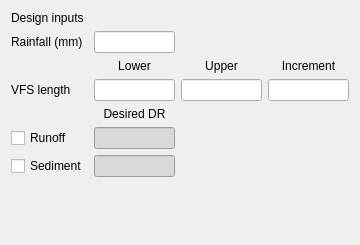
                       <widget class="QWidget" name="scrollAreaWidgetContents_7">
                        <property name="geometry">
                         <rect>
                          <x>0</x>
                          <y>0</y>
                          <width>360</width>
                          <height>245</height>
                         </rect>
                        </property>
                        <layout class="QGridLayout" name="gridLayout_61">
                         <item row="1" column="0">
                          <layout class="QGridLayout" name="gridLayout_53">
                           <item row="2" column="1">
                            <widget class="QLineEdit" name="lower_sensitivity_design">
                             <property name="minimumSize">
                              <size>
                               <width>70</width>
                               <height>0</height>
                              </size>
                             </property>
                             <property name="alignment">
                              <set>Qt::AlignCenter</set>
                             </property>
                            </widget>
                           </item>
                           <item row="2" column="2">
                            <widget class="QLineEdit" name="upper_sensitivity_design">
                             <property name="minimumSize">
                              <size>
                               <width>70</width>
                               <height>0</height>
                              </size>
                             </property>
                             <property name="alignment">
                              <set>Qt::AlignCenter</set>
                             </property>
                            </widget>
                           </item>
                           <item row="2" column="3">
                            <widget class="QLineEdit" name="increment_sensitivity_design">
                             <property name="minimumSize">
                              <size>
                               <width>70</width>
                               <height>0</height>
                              </size>
                             </property>
                             <property name="alignment">
                              <set>Qt::AlignCenter</set>
                             </property>
                            </widget>
                           </item>
                           <item row="1" column="1">
                            <widget class="QLabel" name="label_65">
                             <property name="text">
                              <string>Lower</string>
                             </property>
                             <property name="alignment">
                              <set>Qt::AlignCenter</set>
                             </property>
                            </widget>
                           </item>
                           <item row="0" column="1">
                            <widget class="QLineEdit" name="sensitivity_design_rainfall">
                             <property name="alignment">
                              <set>Qt::AlignCenter</set>
                             </property>
                            </widget>
                           </item>
                           <item row="0" column="0">
                            <widget class="QLabel" name="label_87">
                             <property name="text">
                              <string>Rainfall (mm)</string>
                             </property>
                            </widget>
                           </item>
                           <item row="3" column="1">
                            <widget class="QLabel" name="label_88">
                             <property name="text">
                              <string>Desired DR</string>
                             </property>
                             <property name="alignment">
                              <set>Qt::AlignCenter</set>
                             </property>
                            </widget>
                           </item>
                           <item row="1" column="3">
                            <widget class="QLabel" name="label_84">
                             <property name="text">
                              <string>Increment</string>
                             </property>
                             <property name="alignment">
                              <set>Qt::AlignCenter</set>
                             </property>
                            </widget>
                           </item>
                           <item row="2" column="0">
                            <widget class="QLabel" name="label_85">
                             <property name="text">
                              <string>VFS length</string>
                             </property>
                            </widget>
                           </item>
                           <item row="4" column="1">
                            <widget class="QLineEdit" name="sensitivity_design_runoff_line">
                             <property name="enabled">
                              <bool>false</bool>
                             </property>
                             <property name="styleSheet">
                              <string notr="true">background-color: #d9d9d9;</string>
                             </property>
                             <property name="alignment">
                              <set>Qt::AlignCenter</set>
                             </property>
                            </widget>
                           </item>
                           <item row="1" column="2">
                            <widget class="QLabel" name="label_78">
                             <property name="text">
                              <string>Upper</string>
                             </property>
                             <property name="alignment">
                              <set>Qt::AlignCenter</set>
                             </property>
                            </widget>
                           </item>
                           <item row="5" column="1">
                            <widget class="QLineEdit" name="sensitivity_design_sediment_line">
                             <property name="enabled">
                              <bool>false</bool>
                             </property>
                             <property name="styleSheet">
                              <string notr="true">background-color: #d9d9d9;</string>
                             </property>
                             <property name="alignment">
                              <set>Qt::AlignCenter</set>
                             </property>
                            </widget>
                           </item>
                           <item row="5" column="0">
                            <widget class="QCheckBox" name="sensitivity_design_sediment_check">
                             <property name="text">
                              <string>Sediment</string>
                             </property>
                            </widget>
                           </item>
                           <item row="4" column="0">
                            <widget class="QCheckBox" name="sensitivity_design_runoff_check">
                             <property name="text">
                              <string>Runoff</string>
                             </property>
                            </widget>
                           </item>
                          </layout>
                         </item>
                         <item row="2" column="0">
                          <spacer name="verticalSpacer_20">
                           <property name="orientation">
                            <enum>Qt::Vertical</enum>
                           </property>
                           <property name="sizeHint" stdset="0">
                            <size>
                             <width>20</width>
                             <height>40</height>
                            </size>
                           </property>
                          </spacer>
                         </item>
                         <item row="0" column="0">
                          <widget class="QLabel" name="label_104">
                           <property name="text">
                            <string>Design inputs</string>
                           </property>
                          </widget>
                         </item>
                        </layout>
                       </widget>
